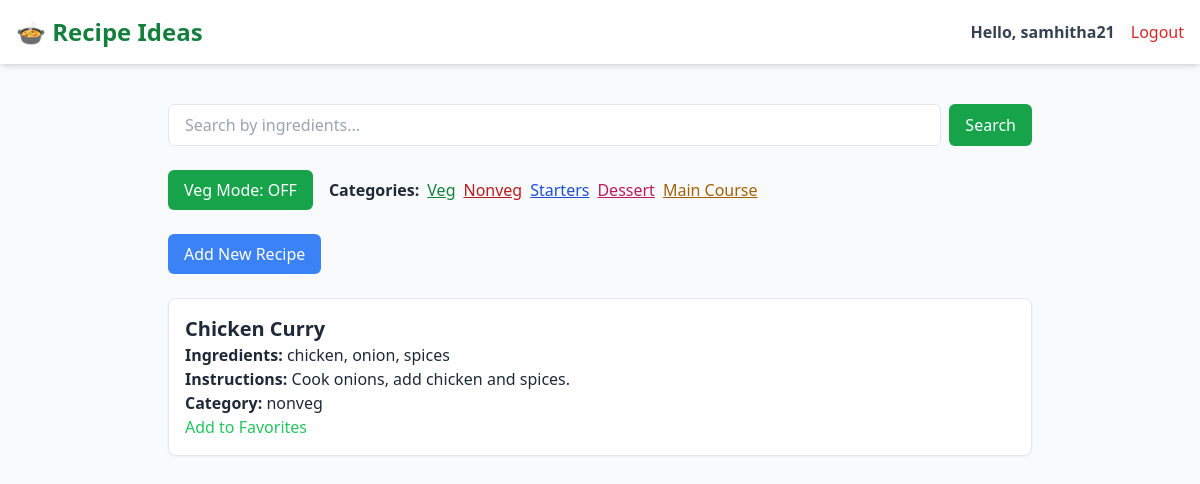
The app's page /recipes?category=nonveg (signed in) with its own data.
### tables this page shows
CREATE TABLE users (
        id INTEGER PRIMARY KEY AUTOINCREMENT,
        username TEXT UNIQUE NOT NULL,
        password_hash TEXT NOT NULL
    );

CREATE TABLE recipes (
        id INTEGER PRIMARY KEY AUTOINCREMENT,
        title TEXT NOT NULL,
        ingredients TEXT NOT NULL,
        instructions TEXT NOT NULL,
        category TEXT NOT NULL
    );

### app.py (the view)
@app.route('/recipes', methods=['GET'])
@login_required
def show_recipes():
    query = request.args.get('search')
    category = request.args.get('category')
    conn = sqlite3.connect('recipes.db')
    cursor = conn.cursor()
    if query:
        cursor.execute("SELECT * FROM recipes WHERE ingredients LIKE ?", ('%' + query + '%',))
    elif category:
        cursor.execute("SELECT * FROM recipes WHERE LOWER(category) = LOWER(?)", (category,))
    else:
        cursor.execute("SELECT * FROM recipes")
    recipes = cursor.fetchall()
    conn.close()
    return render_template(
        'recipes.html',
        recipes=recipes,
        search=query,
        active_category=category,
        favorites=session.get('favorites', [])
    )

### app.py (called while the page is built)
@login_manager.user_loader
def load_user(user_id):
    conn = sqlite3.connect('recipes.db')
    cursor = conn.cursor()
    cursor.execute("SELECT id, username, password_hash FROM users WHERE id = ?", (user_id,))
    user = cursor.fetchone()
    conn.close()
    if user:
        return User(*user)
    return None

### templates/recipes.html (shortened to what this page needs)
<!DOCTYPE html>
<html lang="en">
<head>
    <script src="https://cdn.tailwindcss.com"></script>
</head>
<body class="bg-gray-50 text-gray-800">
    <nav class="bg-white shadow-md p-4 flex justify-between items-center mb-6">
        <h1 class="text-2xl font-bold text-green-700">🍲 Recipe Ideas</h1>
        <div class="flex items-center gap-4">
            {% if current_user.is_authenticated %}
                <span class="font-semibold text-gray-700">Hello, {{ current_user.username }}</span>
                <a href="{{ url_for('logout') }}" class="text-red-600 hover:underline">Logout</a>
            {% else %}
                <a href="{{ url_for('login') }}" class="text-blue-600 hover:underline">Login</a>
                <a href="{{ url_for('register') }}" class="text-blue-600 hover:underline">Register</a>
            {% endif %}
        </div>
    </nav>
    <div class="max-w-4xl mx-auto p-4">
        <form method="get" class="mb-6 flex gap-2">
            <input type="text" name="search" value="{{ search or '' }}" placeholder="Search by ingredients..." class="border px-4 py-2 rounded-md w-full">
            <button type="submit" class="bg-green-600 text-white px-4 py-2 rounded-md">Search</button>
        </form>
        <div class="flex flex-wrap gap-4 mb-6">
            {% if active_category == 'veg' %}
                <a href="/recipes" class="bg-gray-600 text-white px-4 py-2 rounded-md">Veg Mode: ON</a>
            {% else %}
                <a href="/recipes?category=veg" class="bg-green-600 text-white px-4 py-2 rounded-md">Veg Mode: OFF</a>
            {% endif %}
            <div class="flex flex-wrap gap-2 items-center">
                <span class="font-semibold">Categories:</span>
                <a href="/recipes?category=veg" class="text-green-700 underline">Veg</a>
                <a href="/recipes?category=nonveg" class="text-red-700 underline">Nonveg</a>
                <a href="/recipes?category=starters" class="text-blue-700 underline">Starters</a>
                <a href="/recipes?category=dessert" class="text-pink-700 underline">Dessert</a>
                <a href="/recipes?category=maincourse" class="text-yellow-700 underline">Main Course</a>
            </div>
        </div>
        <a href="/add" class="bg-blue-500 text-white px-4 py-2 rounded-md mb-6 inline-block">Add New Recipe</a>
        {% if recipes %}
            <ul class="space-y-4">
                {% for recipe in recipes %}
                    <li class="p-4 border rounded-lg shadow-sm bg-white">
                        <h2 class="text-xl font-semibold">{{ recipe[1] }}</h2>
                        <p><strong>Ingredients:</strong> {{ recipe[2] }}</p>
                        <p><strong>Instructions:</strong> {{ recipe[3] }}</p>
                        <p><strong>Category:</strong> {{ recipe[4] }}</p>
                        {% if recipe[0] in favorites %}
                            <a href="/unfavorite/{{ recipe[0] }}" class="text-red-500">Remove from Favorites</a>
                        {% else %}
                            <a href="/favorite/{{ recipe[0] }}" class="text-green-500">Add to Favorites</a>
                        {% endif %}
                    </li>
                {% endfor %}
            </ul>
        {% else %}
            <p>No recipes found.</p>
        {% endif %}
    </div>
</body>
</html>

### records on screen
users: username "samhitha21"
recipes: title "Chicken Curry", ingredients "chicken, onion, spices", instructions "Cook onions, add chicken and spices.", category "nonveg"
